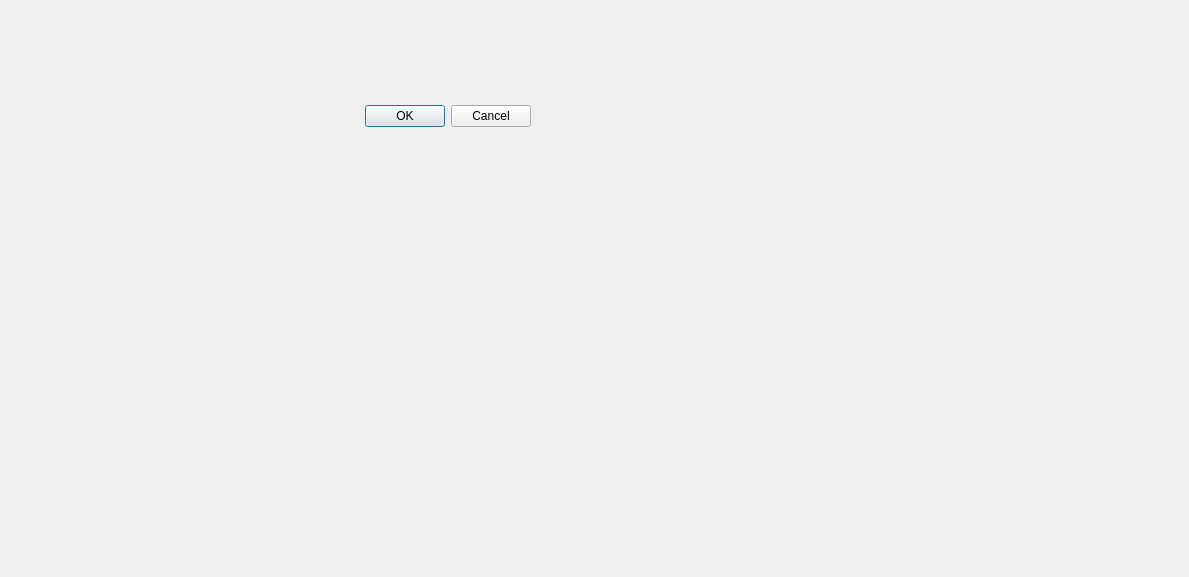
<?xml version="1.0" encoding="UTF-8"?>
<ui version="4.0">
 <class>edit</class>
 <widget class="QDialog" name="edit">
  <property name="geometry">
   <rect>
    <x>0</x>
    <y>0</y>
    <width>1189</width>
    <height>577</height>
   </rect>
  </property>
  <property name="windowTitle">
   <string>Dialog</string>
  </property>
  <widget class="QDialogButtonBox" name="buttonBox">
   <property name="geometry">
    <rect>
     <x>270</x>
     <y>100</y>
     <width>261</width>
     <height>32</height>
    </rect>
   </property>
   <property name="orientation">
    <enum>Qt::Horizontal</enum>
   </property>
   <property name="standardButtons">
    <set>QDialogButtonBox::Cancel|QDialogButtonBox::Ok</set>
   </property>
  </widget>
 </widget>
 <resources/>
 <connections>
  <connection>
   <sender>buttonBox</sender>
   <signal>accepted()</signal>
   <receiver>edit</receiver>
   <slot>accept()</slot>
   <hints>
    <hint type="sourcelabel">
     <x>248</x>
     <y>254</y>
    </hint>
    <hint type="destinationlabel">
     <x>157</x>
     <y>274</y>
    </hint>
   </hints>
  </connection>
  <connection>
   <sender>buttonBox</sender>
   <signal>rejected()</signal>
   <receiver>edit</receiver>
   <slot>reject()</slot>
   <hints>
    <hint type="sourcelabel">
     <x>316</x>
     <y>260</y>
    </hint>
    <hint type="destinationlabel">
     <x>286</x>
     <y>274</y>
    </hint>
   </hints>
  </connection>
 </connections>
</ui>
